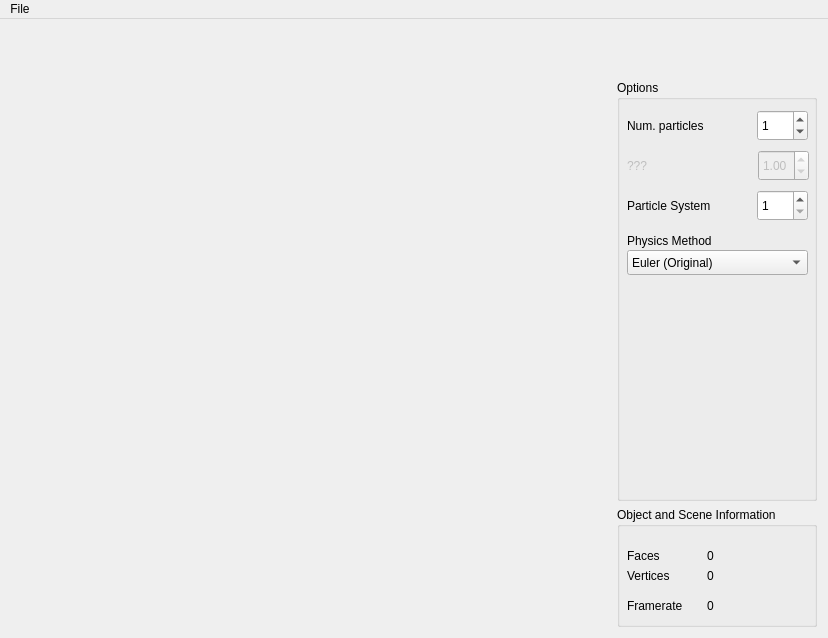
<?xml version="1.0" encoding="UTF-8"?>
<ui version="4.0">
 <class>MainWindow</class>
 <widget class="QMainWindow" name="MainWindow">
  <property name="geometry">
   <rect>
    <x>0</x>
    <y>0</y>
    <width>828</width>
    <height>638</height>
   </rect>
  </property>
  <property name="minimumSize">
   <size>
    <width>827</width>
    <height>618</height>
   </size>
  </property>
  <property name="baseSize">
   <size>
    <width>600</width>
    <height>600</height>
   </size>
  </property>
  <property name="windowTitle">
   <string>MainWindow</string>
  </property>
  <widget class="QWidget" name="Widget">
   <property name="minimumSize">
    <size>
     <width>827</width>
     <height>0</height>
    </size>
   </property>
   <property name="baseSize">
    <size>
     <width>600</width>
     <height>600</height>
    </size>
   </property>
   <layout class="QHBoxLayout" name="horizontalLayout">
    <item>
     <widget class="GLWidget" name="glwidget" native="true">
      <property name="minimumSize">
       <size>
        <width>600</width>
        <height>600</height>
       </size>
      </property>
      <property name="maximumSize">
       <size>
        <width>16777215</width>
        <height>16777215</height>
       </size>
      </property>
      <property name="baseSize">
       <size>
        <width>600</width>
        <height>600</height>
       </size>
      </property>
     </widget>
    </item>
    <item>
     <layout class="QVBoxLayout" name="Configuration">
      <item>
       <spacer name="Spacer">
        <property name="orientation">
         <enum>Qt::Vertical</enum>
        </property>
        <property name="sizeType">
         <enum>QSizePolicy::Maximum</enum>
        </property>
        <property name="sizeHint" stdset="0">
         <size>
          <width>50</width>
          <height>50</height>
         </size>
        </property>
       </spacer>
      </item>
      <item>
       <widget class="QGroupBox" name="TreeOptions">
        <property name="minimumSize">
         <size>
          <width>200</width>
          <height>0</height>
         </size>
        </property>
        <property name="maximumSize">
         <size>
          <width>200</width>
          <height>16777215</height>
         </size>
        </property>
        <property name="title">
         <string>Options</string>
        </property>
        <widget class="QLabel" name="label">
         <property name="geometry">
          <rect>
           <x>10</x>
           <y>30</y>
           <width>121</width>
           <height>31</height>
          </rect>
         </property>
         <property name="text">
          <string>Num. particles</string>
         </property>
         <property name="wordWrap">
          <bool>true</bool>
         </property>
        </widget>
        <widget class="QSpinBox" name="spinBox">
         <property name="geometry">
          <rect>
           <x>140</x>
           <y>30</y>
           <width>51</width>
           <height>31</height>
          </rect>
         </property>
         <property name="maximum">
          <number>10000</number>
         </property>
         <property name="value">
          <number>1</number>
         </property>
        </widget>
        <widget class="QLabel" name="label_2">
         <property name="enabled">
          <bool>false</bool>
         </property>
         <property name="geometry">
          <rect>
           <x>10</x>
           <y>70</y>
           <width>121</width>
           <height>31</height>
          </rect>
         </property>
         <property name="text">
          <string>???</string>
         </property>
         <property name="wordWrap">
          <bool>true</bool>
         </property>
        </widget>
        <widget class="QDoubleSpinBox" name="doubleSpinBox">
         <property name="enabled">
          <bool>false</bool>
         </property>
         <property name="geometry">
          <rect>
           <x>141</x>
           <y>70</y>
           <width>51</width>
           <height>31</height>
          </rect>
         </property>
         <property name="maximum">
          <double>10000.000000000000000</double>
         </property>
         <property name="singleStep">
          <double>0.100000000000000</double>
         </property>
         <property name="value">
          <double>1.000000000000000</double>
         </property>
        </widget>
        <widget class="QSpinBox" name="spinBox_2">
         <property name="geometry">
          <rect>
           <x>140</x>
           <y>110</y>
           <width>51</width>
           <height>31</height>
          </rect>
         </property>
         <property name="minimum">
          <number>1</number>
         </property>
         <property name="maximum">
          <number>2</number>
         </property>
         <property name="value">
          <number>1</number>
         </property>
        </widget>
        <widget class="QLabel" name="label_3">
         <property name="geometry">
          <rect>
           <x>10</x>
           <y>110</y>
           <width>121</width>
           <height>31</height>
          </rect>
         </property>
         <property name="text">
          <string>Particle System</string>
         </property>
        </widget>
        <widget class="QComboBox" name="comboBox">
         <property name="geometry">
          <rect>
           <x>10</x>
           <y>170</y>
           <width>181</width>
           <height>25</height>
          </rect>
         </property>
         <item>
          <property name="text">
           <string>Euler (Original)</string>
          </property>
         </item>
         <item>
          <property name="text">
           <string>Euler (Semi)</string>
          </property>
         </item>
         <item>
          <property name="text">
           <string>Verlet</string>
          </property>
         </item>
        </widget>
        <widget class="QLabel" name="label_4">
         <property name="geometry">
          <rect>
           <x>10</x>
           <y>150</y>
           <width>181</width>
           <height>21</height>
          </rect>
         </property>
         <property name="text">
          <string>Physics Method</string>
         </property>
        </widget>
       </widget>
      </item>
      <item>
       <widget class="QGroupBox" name="RenderOptions">
        <property name="sizePolicy">
         <sizepolicy hsizetype="Minimum" vsizetype="Minimum">
          <horstretch>0</horstretch>
          <verstretch>0</verstretch>
         </sizepolicy>
        </property>
        <property name="maximumSize">
         <size>
          <width>200</width>
          <height>120</height>
         </size>
        </property>
        <property name="baseSize">
         <size>
          <width>0</width>
          <height>100</height>
         </size>
        </property>
        <property name="title">
         <string>Object and Scene Information</string>
        </property>
        <widget class="QLabel" name="Label_NumFaces">
         <property name="geometry">
          <rect>
           <x>90</x>
           <y>40</y>
           <width>91</width>
           <height>17</height>
          </rect>
         </property>
         <property name="text">
          <string>0</string>
         </property>
        </widget>
        <widget class="QLabel" name="Label_Faces">
         <property name="geometry">
          <rect>
           <x>10</x>
           <y>40</y>
           <width>67</width>
           <height>17</height>
          </rect>
         </property>
         <property name="text">
          <string>Faces</string>
         </property>
        </widget>
        <widget class="QLabel" name="Label_Vertices">
         <property name="geometry">
          <rect>
           <x>10</x>
           <y>60</y>
           <width>67</width>
           <height>17</height>
          </rect>
         </property>
         <property name="text">
          <string>Vertices</string>
         </property>
        </widget>
        <widget class="QLabel" name="Label_NumVertices">
         <property name="geometry">
          <rect>
           <x>90</x>
           <y>60</y>
           <width>91</width>
           <height>17</height>
          </rect>
         </property>
         <property name="text">
          <string>0</string>
         </property>
        </widget>
        <widget class="QLabel" name="Label_Framerate">
         <property name="geometry">
          <rect>
           <x>10</x>
           <y>90</y>
           <width>71</width>
           <height>17</height>
          </rect>
         </property>
         <property name="text">
          <string>Framerate</string>
         </property>
        </widget>
        <widget class="QLabel" name="Label_NumFramerate">
         <property name="geometry">
          <rect>
           <x>90</x>
           <y>90</y>
           <width>91</width>
           <height>17</height>
          </rect>
         </property>
         <property name="text">
          <string>0</string>
         </property>
        </widget>
       </widget>
      </item>
     </layout>
    </item>
   </layout>
  </widget>
  <widget class="QMenuBar" name="menuBar">
   <property name="geometry">
    <rect>
     <x>0</x>
     <y>0</y>
     <width>828</width>
     <height>22</height>
    </rect>
   </property>
   <widget class="QMenu" name="menuFile">
    <property name="title">
     <string>File</string>
    </property>
    <addaction name="actionQuit"/>
    <addaction name="actionLoad"/>
   </widget>
   <addaction name="menuFile"/>
  </widget>
  <action name="actionQuit">
   <property name="text">
    <string>Quit</string>
   </property>
  </action>
  <action name="actionLoad">
   <property name="text">
    <string>Load Model</string>
   </property>
   <property name="toolTip">
    <string>Load Model</string>
   </property>
  </action>
  <action name="actionLoad_Specular">
   <property name="text">
    <string>Load Specular</string>
   </property>
  </action>
  <action name="actionLoad_Diffuse">
   <property name="text">
    <string>Load Diffuse</string>
   </property>
  </action>
 </widget>
 <layoutdefault spacing="6" margin="11"/>
 <customwidgets>
  <customwidget>
   <class>GLWidget</class>
   <extends>QWidget</extends>
   <header>glwidget.h</header>
   <container>1</container>
   <slots>
    <signal>SetFaces(QString)</signal>
    <signal>SetVertices(QString)</signal>
    <signal>SetFramerate(QString)</signal>
    <slot>SetReflection(bool)</slot>
    <slot>SetBRDF(bool)</slot>
    <slot>SetFresnelB(double)</slot>
    <slot>SetFresnelG(double)</slot>
    <slot>SetFresnelR(double)</slot>
    <slot>SetRefraction(bool)</slot>
    <slot>SetGeometryFunction(double)</slot>
    <slot>SetNumInstances(int)</slot>
    <slot>SetDistanceOffset(int)</slot>
    <slot>SetDistanceOffset(double)</slot>
    <slot>SetLevelOfDetail(int)</slot>
    <slot>SetMethod(QString)</slot>
   </slots>
  </customwidget>
 </customwidgets>
 <resources/>
 <connections>
  <connection>
   <sender>glwidget</sender>
   <signal>SetFaces(QString)</signal>
   <receiver>Label_NumFaces</receiver>
   <slot>setText(QString)</slot>
   <hints>
    <hint type="sourcelabel">
     <x>569</x>
     <y>566</y>
    </hint>
    <hint type="destinationlabel">
     <x>796</x>
     <y>564</y>
    </hint>
   </hints>
  </connection>
  <connection>
   <sender>glwidget</sender>
   <signal>SetVertices(QString)</signal>
   <receiver>Label_NumVertices</receiver>
   <slot>setText(QString)</slot>
   <hints>
    <hint type="sourcelabel">
     <x>593</x>
     <y>587</y>
    </hint>
    <hint type="destinationlabel">
     <x>796</x>
     <y>584</y>
    </hint>
   </hints>
  </connection>
  <connection>
   <sender>glwidget</sender>
   <signal>SetFramerate(QString)</signal>
   <receiver>Label_NumFramerate</receiver>
   <slot>setText(QString)</slot>
   <hints>
    <hint type="sourcelabel">
     <x>607</x>
     <y>623</y>
    </hint>
    <hint type="destinationlabel">
     <x>796</x>
     <y>614</y>
    </hint>
   </hints>
  </connection>
  <connection>
   <sender>doubleSpinBox</sender>
   <signal>valueChanged(double)</signal>
   <receiver>glwidget</receiver>
   <slot>SetDistanceOffset(double)</slot>
   <hints>
    <hint type="sourcelabel">
     <x>807</x>
     <y>188</y>
    </hint>
    <hint type="destinationlabel">
     <x>541</x>
     <y>224</y>
    </hint>
   </hints>
  </connection>
  <connection>
   <sender>spinBox_2</sender>
   <signal>valueChanged(int)</signal>
   <receiver>glwidget</receiver>
   <slot>SetLevelOfDetail(int)</slot>
   <hints>
    <hint type="sourcelabel">
     <x>806</x>
     <y>228</y>
    </hint>
    <hint type="destinationlabel">
     <x>575</x>
     <y>335</y>
    </hint>
   </hints>
  </connection>
  <connection>
   <sender>comboBox</sender>
   <signal>currentTextChanged(QString)</signal>
   <receiver>glwidget</receiver>
   <slot>SetMethod(QString)</slot>
   <hints>
    <hint type="sourcelabel">
     <x>806</x>
     <y>282</y>
    </hint>
    <hint type="destinationlabel">
     <x>574</x>
     <y>296</y>
    </hint>
   </hints>
  </connection>
  <connection>
   <sender>spinBox</sender>
   <signal>valueChanged(int)</signal>
   <receiver>glwidget</receiver>
   <slot>SetNumInstances(int)</slot>
   <hints>
    <hint type="sourcelabel">
     <x>778</x>
     <y>135</y>
    </hint>
    <hint type="destinationlabel">
     <x>581</x>
     <y>184</y>
    </hint>
   </hints>
  </connection>
 </connections>
 <slots>
  <signal>updated_plane(double,double,double,double,bool)</signal>
  <slot>toggle_transfer_function_dialog()</slot>
 </slots>
</ui>
